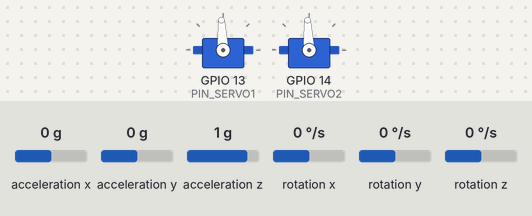
Bench run of a program on a simulated ESP32. Shown: 2 × servo. Wiring (inferred from the names in the program): MPU-6050 motion sensor at I2C address 0x68. Inputs (shaded band) come from the test bench; at power-on: acceleration x 0 g, acceleration y 0 g, acceleration z 1 g, rotation x 0 °/s, rotation y 0 °/s, rotation z 0 °/s. Servo pulses on a pin are drawn as a servo (544–2400 µs = 0–180°); what the program prints to the serial monitor is not drawn.

Above: at 3.5 s.
3.6 s: acceleration x set to -1.4 g
At 4.09 s:
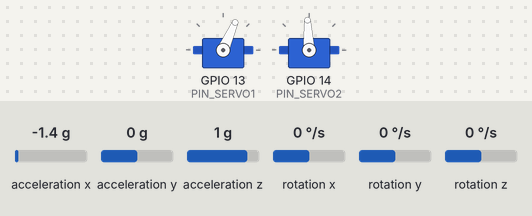
At 4.69 s:
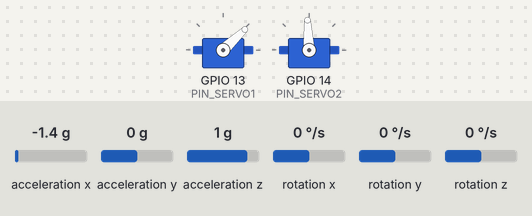
6.6 s: acceleration y set to -1.4 g
At 7.04 s:
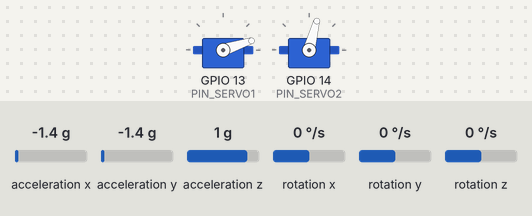
9.6 s: acceleration z set to -1.4 g
12.6 s: rotation x set to -100 °/s
At 13.45 s:
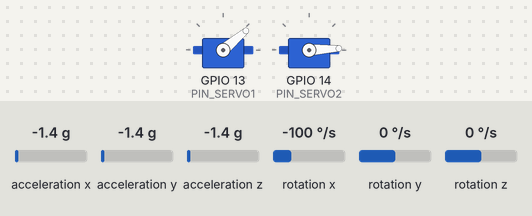
15.6 s: rotation y set to -192 °/s
18.6 s: rotation z set to -192 °/s
Timing chart, 0 to 22.6 s (numbered marks = the images above; inputs shaded):
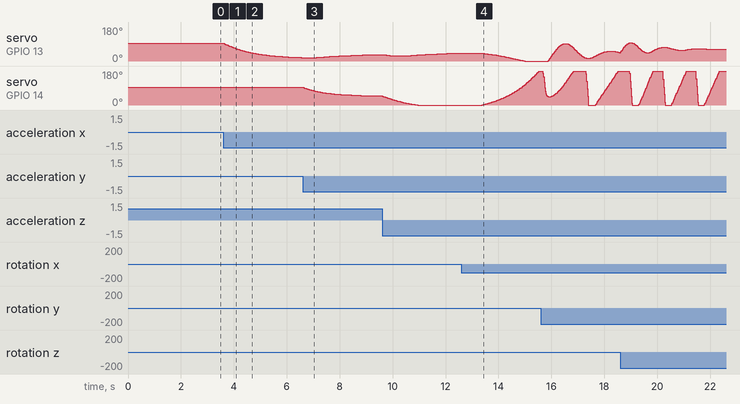

The program:

main.cpp
```cpp
/**
 * ============================================================
 *  ESP32 二轴头追云台
 * ------------------------------------------------------------
 *  手里拿着 MPU6050 姿态传感器，手腕怎么动，
 *  两个 SG90 舵机组成的云台就跟着怎么转。
 *
 *  硬件接线：
 *    MPU6050 : VCC -> ESP32 3.3V
 *              GND -> ESP32 GND
 *              SCL -> ESP32 GPIO22
 *              SDA -> ESP32 GPIO21
 *    舵机1(俯仰/上臂): 信号 -> GPIO13, 电源 -> 5V, GND -> GND
 *    舵机2(偏航/底座): 信号 -> GPIO14, 电源 -> 5V, GND -> GND
 *
 *  姿态解算：Mahony 互补滤波（纯内置库实现，无需联网下载任何库）
 *  舵机控制：ESP32 硬件 LEDC 输出 50Hz PWM
 *
 *  调试：串口 115200 输出 pitch/roll/yaw 与舵机角度
 * ============================================================
 */

#include <Arduino.h>
#include <Wire.h>

// ================== 引脚定义 ==================
#define PIN_SDA        21   // I2C 数据线（接 MPU6050 SDA）
#define PIN_SCL        22   // I2C 时钟线（接 MPU6050 SCL）
#define PIN_SERVO1     13   // 舵机1：俯仰（上臂，管抬头低头）
#define PIN_SERVO2     14   // 舵机2：偏航（底座，管左右转向）

// ================== MPU6050 寄存器 ==================
#define MPU_ADDR       0x68
#define REG_PWR_MGMT_1 0x6B   // 电源管理（唤醒用）
#define REG_SMPLRT_DIV 0x19   // 采样率分频
#define REG_CONFIG     0x1A   // 低通滤波
#define REG_GYRO_CFG   0x1B   // 陀螺仪量程
#define REG_ACCEL_CFG  0x1C   // 加速度计量程
#define REG_ACCEL_XH   0x3B   // 加速度数据起始地址
#define REG_GYRO_XH    0x43   // 陀螺仪数据起始地址

#define GYRO_SCALE     (500.0f / 32768.0f)   // 陀螺仪 ±500°/s 下每个 LSB 代表多少度/秒
#define ACCEL_SCALE    (4.0f / 32768.0f)     // 加速度计 ±4g 下每个 LSB 代表多少 g
#define DEG2RAD        (PI / 180.0f)
#define RAD2DEG        (180.0f / PI)

// ================== 舵机参数（SG90） ==================
#define SERVO_FREQ     50      // SG90 舵机刷新频率 50Hz（周期 20ms）
#define SERVO_US_MIN   500     // 0°   对应的脉宽（微秒）
#define SERVO_US_MAX   2500    // 180° 对应的脉宽（微秒）
#define SERVO_CENTER   90      // 上电默认角度

// ================== 姿态->舵机 映射配置 ==================
// 角度数组下标: 0=pitch(点头)  1=roll(歪头)  2=yaw(左右转)
// 如果发现"手左右转但云台不动/转错方向"，改下面 4 行即可，不用动其它代码
static int   SRC_SERVO1 = 0;   // 舵机1(俯仰) 跟随哪个姿态角: 0=pitch
static int   SRC_SERVO2 = 2;   // 舵机2(偏航) 跟随哪个姿态角: 2=yaw
static bool  INV_SERVO1 = true;    // 舵机1 方向反了改成 true（已开启：芯片下倾→云台上抬改为跟随）
static bool  INV_SERVO2 = false;   // 舵机2 方向反了改成 true

// 姿态角到舵机角的映射（增益放大）
// 原理：舵机角 = 90°(中位) + 姿态角 × 增益
// 增益 1.0 = 手转 1° 云台转 1°（1:1）；1.67 = 手转 30° 云台转 50°（小动作大响应）
#define MAP_GAIN_S1    1.33f   // 舵机1(俯仰) 增益：手抬 30° → 云台抬 40°
#define MAP_GAIN_S2    1.0f    // 舵机2(偏航) 增益：1.0 保持 1:1（想放大改成 1.67 即可）
#define DEADZONE_DEG     2.0f   // 输入死区：传感器角度靠近 0° 时不响应
#define SMOOTH_GAIN      0.15f  // 平滑系数（0~1，越小越平滑越迟钝；0.15=跟手且顺滑）
#define MAX_SPEED_DEG_S1 3.0f   // 舵机1(俯仰) 限速：值越大转得越快（3.0≈舵机全速，跟手）
#define MAX_SPEED_DEG_S2 3.0f   // 舵机2(偏航) 限速：跟手模式，随手而动
#define SERVO_DEADBAND   1.0f   // 防抖核心：目标角度与当前角度差小于 1° 就完全不动（既防抖又跟手）

// ================== Mahony 滤波参数 ==================
static const float Kp = 2.0f;   // 比例增益：加速度计纠正姿态的强度
static const float Ki = 0.05f;  // 积分增益：消除陀螺仪漂移
static float q0 = 1.0f, q1 = 0.0f, q2 = 0.0f, q3 = 0.0f;  // 四元数
static float iFBx = 0, iFBy = 0, iFBz = 0;                // 积分反馈

// 姿态角（度）
static float angPitch = 0, angRoll = 0, angYaw = 0;
// 当前输出的舵机角度
static float servo1Now = SERVO_CENTER, servo2Now = SERVO_CENTER;

// LEDC 通道
static int chServo1, chServo2;

// ================== 工具函数 ==================

// 写 MPU6050 寄存器
static void mpuWriteReg(uint8_t reg, uint8_t val) {
  Wire.beginTransmission(MPU_ADDR);
  Wire.write(reg);
  Wire.write(val);
  Wire.endTransmission();
}

// 读 MPU6050 寄存器
static uint8_t mpuReadReg(uint8_t reg) {
  Wire.beginTransmission(MPU_ADDR);
  Wire.write(reg);
  Wire.endTransmission(false);
  Wire.requestFrom((uint8_t)MPU_ADDR, (uint8_t)1, (uint8_t)true);
  return Wire.read();
}

// MPU6050 初始化（唤醒 + 配置量程和采样率）
static bool mpuInit() {
  Wire.beginTransmission(MPU_ADDR);
  if (Wire.endTransmission() != 0) {
    return false;   // I2C 上没发现 MPU6050
  }

  mpuWriteReg(REG_PWR_MGMT_1, 0x00);   // 退出睡眠，用内部 8MHz 时钟
  delay(50);
  mpuWriteReg(REG_SMPLRT_DIV, 0x01);   // 采样率 = 1kHz/(1+1) = 500Hz
  mpuWriteReg(REG_CONFIG, 0x02);       // DLPF 92Hz（滤掉高频噪声）
  mpuWriteReg(REG_GYRO_CFG, 0x08);     // 陀螺仪 ±500°/s
  mpuWriteReg(REG_ACCEL_CFG, 0x08);    // 加速度计 ±4g
  delay(100);
  return true;
}

// 读取原始数据（加速度 3 轴 + 陀螺仪 3 轴）
static void mpuReadRaw(int16_t *ax, int16_t *ay, int16_t *az,
                       int16_t *gx, int16_t *gy, int16_t *gz) {
  Wire.beginTransmission(MPU_ADDR);
  Wire.write(REG_ACCEL_XH);
  Wire.endTransmission(false);
  Wire.requestFrom((uint8_t)MPU_ADDR, (uint8_t)14, (uint8_t)true);
  *ax = (int16_t)((Wire.read() << 8) | Wire.read());
  *ay = (int16_t)((Wire.read() << 8) | Wire.read());
  *az = (int16_t)((Wire.read() << 8) | Wire.read());
  // 跳过温度 2 字节
  Wire.read(); Wire.read();
  *gx = (int16_t)((Wire.read() << 8) | Wire.read());
  *gy = (int16_t)((Wire.read() << 8) | Wire.read());
  *gz = (int16_t)((Wire.read() << 8) | Wire.read());
}

// ================== Mahony 互补滤波 ==================
static void mahonyUpdate(float gx, float gy, float gz,   // 度/秒
                         float ax, float ay, float az,   // g
                         float dt) {
  float norm, halfvx, halfvy, halfvz;
  float halfex, halfey, halfez;
  float qa, qb, qc;

  gx *= DEG2RAD; gy *= DEG2RAD; gz *= DEG2RAD;   // 转弧度/秒

  // 由四元数算出"期望的重力方向"（向量叉积用的中间量）
  halfvx = q1 * q3 - q0 * q2;
  halfvy = q0 * q1 + q2 * q3;
  halfvz = q0 * q0 - 0.5f + q3 * q3;

  // 加速度计测出的实际重力方向，归一化成长度为 1 的向量
  norm = sqrtf(ax * ax + ay * ay + az * az);
  if (norm == 0.0f) return;
  norm = 1.0f / norm;
  ax *= norm; ay *= norm; az *= norm;

  // 两个方向的叉积 = 姿态误差
  halfex = (ay * halfvz - az * halfvy);
  halfey = (az * halfvx - ax * halfvz);
  halfez = (ax * halfvy - ay * halfvx);

  // 积分项：慢慢修正陀螺仪漂移
  if (Ki > 0.0f) {
    iFBx += Ki * halfex * dt;
    iFBy += Ki * halfey * dt;
    iFBz += Ki * halfez * dt;
    gx += iFBx; gy += iFBy; gz += iFBz;
  } else {
    iFBx = iFBy = iFBz = 0;
  }

  // 比例项：立即把姿态拉向加速度计判断的方向
  gx += Kp * halfex;
  gy += Kp * halfey;
  gz += Kp * halfez;

  // 四元数积分（一阶龙格库塔），把角速度变成姿态角增量
  qa = q0; qb = q1; qc = q2;
  q0 += (-qb * gx - qc * gy - q3 * gz) * 0.5f * dt;
  q1 += ( qa * gx + qc * gz - q3 * gy) * 0.5f * dt;
  q2 += ( qa * gy - qb * gz + q3 * gx) * 0.5f * dt;
  q3 += ( qa * gz + qb * gy - qc * gx) * 0.5f * dt;

  // 归一化四元数，防止数值漂移
  norm = sqrtf(q0 * q0 + q1 * q1 + q2 * q2 + q3 * q3);
  norm = 1.0f / norm;
  q0 *= norm; q1 *= norm; q2 *= norm; q3 *= norm;
}

// 四元数 -> 欧拉角（度）
static void quat2Euler() {
  // 防止 asinf 参数超出 [-1,1] 导致 NaN
  float sinp = 2.0f * (q0 * q2 - q3 * q1);
  if (sinp > 1.0f) sinp = 1.0f;
  if (sinp < -1.0f) sinp = -1.0f;

  angPitch = asinf(sinp) * RAD2DEG;                                   // 俯仰
  angRoll  = atan2f(2.0f * (q0 * q1 + q2 * q3),
                    1.0f - 2.0f * (q1 * q1 + q2 * q2)) * RAD2DEG;      // 横滚
  angYaw   = atan2f(2.0f * (q0 * q3 + q1 * q2),
                    1.0f - 2.0f * (q2 * q2 + q3 * q3)) * RAD2DEG;      // 偏航
}

// ================== 舵机 PWM ==================
// 微秒脉宽 -> LEDC 占空比（16bit）
static uint32_t us2duty(float us) {
  return (uint32_t)(us * 65535.0f / 1000000.0f / (1.0f / SERVO_FREQ));
}

// 舵机角度 -> 脉宽微秒（线性）
static float deg2us(float deg) {
  return SERVO_US_MIN + (SERVO_US_MAX - SERVO_US_MIN) * deg / 180.0f;
}

// 写舵机角度
static void servoWrite(int ch, float deg) {
  if (deg < 0) deg = 0;
  if (deg > 180) deg = 180;
  ledcWrite(ch, us2duty(deg2us(deg)));
}

// ================== 角度映射与平滑 ==================
// 姿态角 -> 目标舵机角（带死区 + 增益放大 + 行程限位）
static float angleToServo(float in, bool invert, float gain) {
  if (invert) in = -in;
  // 死区：靠近中间时不做微小响应
  if (fabsf(in) < DEADZONE_DEG) in = 0.0f;
  float out = 90.0f + in * gain;   // 中心 90°，按增益放大
  if (out < 0.0f) out = 0.0f;      // 限位：不能超过舵机物理行程
  if (out > 180.0f) out = 180.0f;
  return out;
}

// 指数平滑 + 限速 + 目标死区，输出最终舵机角度
// maxSpeed: 该舵机的最大转速（度/周期）
static float smoothServo(float target, float now, float maxSpeed) {
  // 目标没变化超过死区 → 完全不动（这是消除"刺啦刺啦"的关键）
  if (fabsf(target - now) < SERVO_DEADBAND) return now;
  float next = now + (target - now) * SMOOTH_GAIN;   // 一阶低通
  float delta = next - now;
  if (delta >  maxSpeed) delta =  maxSpeed;   // 限速
  if (delta < -maxSpeed) delta = -maxSpeed;
  return now + delta;
}

// ================== 主程序 ==================
void setup() {
  Serial.begin(115200);
  delay(200);
  Serial.println(F("\n==== ESP32 二轴头追云台 ===="));

  Wire.begin(PIN_SDA, PIN_SCL);        // 指定 I2C 引脚
  Wire.setClock(400000);               // 400kHz 快速模式

  if (!mpuInit()) {
    Serial.println(F("[错误] 没找到 MPU6050！请检查 SDA/SCL 接线和 3.3V 供电。"));
    while (1) { delay(1000); }         // 死等，方便排查
  }
  Serial.println(F("[OK] MPU6050 初始化成功 (500Hz)"));

  // 舵机 PWM：50Hz，16bit 分辨率
  chServo1 = 0; ledcSetup(chServo1, SERVO_FREQ, 16); ledcAttachPin(PIN_SERVO1, chServo1);
  chServo2 = 1; ledcSetup(chServo2, SERVO_FREQ, 16); ledcAttachPin(PIN_SERVO2, chServo2);
  servoWrite(chServo1, SERVO_CENTER);
  servoWrite(chServo2, SERVO_CENTER);
  Serial.println(F("[OK] 舵机已归中 (90°)"));
  Serial.println(F("请把 MPU6050 放平，等待 2 秒让姿态收敛..."));

  // 给滤波和舵机 2 秒稳定时间
  uint32_t t0 = millis();
  while (millis() - t0 < 2000) {
    int16_t ax, ay, az, gx, gy, gz;
    mpuReadRaw(&ax, &ay, &az, &gx, &gy, &gz);
    uint32_t now = micros();
    static uint32_t last = now;
    float dt = (now - last) / 1000000.0f;
    last = now;
    if (dt <= 0.0f || dt > 0.01f) dt = 0.002f;   // 兜底
    mahonyUpdate(gx * GYRO_SCALE, gy * GYRO_SCALE, gz * GYRO_SCALE,
                 ax * ACCEL_SCALE, ay * ACCEL_SCALE, az * ACCEL_SCALE, dt);
  }
  quat2Euler();
  Serial.println(F("[OK] 就绪！现在转动 MPU6050 试试，云台会跟随你的手。"));
}

void loop() {
  // 1) 读传感器
  int16_t ax, ay, az, gx, gy, gz;
  mpuReadRaw(&ax, &ay, &az, &gx, &gy, &gz);

  // 2) 姿态解算（dt 用真实时间，保持稳定）
  uint32_t now = micros();
  static uint32_t last = now;
  float dt = (now - last) / 1000000.0f;
  last = now;
  if (dt <= 0.0f || dt > 0.01f) dt = 0.002f;
  mahonyUpdate(gx * GYRO_SCALE, gy * GYRO_SCALE, gz * GYRO_SCALE,
               ax * ACCEL_SCALE, ay * ACCEL_SCALE, az * ACCEL_SCALE, dt);
  quat2Euler();

  // 3) 姿态角 -> 舵机目标角 -> 平滑输出
  float ang[3] = { angPitch, angRoll, angYaw };
  float t1 = angleToServo(ang[SRC_SERVO1], INV_SERVO1, MAP_GAIN_S1);
  float t2 = angleToServo(ang[SRC_SERVO2], INV_SERVO2, MAP_GAIN_S2);
  servo1Now = smoothServo(t1, servo1Now, MAX_SPEED_DEG_S1);
  servo2Now = smoothServo(t2, servo2Now, MAX_SPEED_DEG_S2);
  // 钳到合法范围（0~180°），防止显示超限值误导
  servo1Now = constrain(servo1Now, 0.0f, 180.0f);
  servo2Now = constrain(servo2Now, 0.0f, 180.0f);
  servoWrite(chServo1, servo1Now);
  servoWrite(chServo2, servo2Now);

  // 4) 串口调试输出（约每 50ms 打印一次）
  static uint32_t lastPrint = 0;
  if (millis() - lastPrint >= 50) {
    lastPrint = millis();
    Serial.printf("pitch=%6.1f  roll=%6.1f  yaw=%6.1f  |  舵机1=%5.1f  舵机2=%5.1f\n",
                  angPitch, angRoll, angYaw, servo1Now, servo2Now);
  }
}
```

Measured:
- after the input at 3.6 s, servo on GPIO 13 (PIN_SERVO1): moves from 93° to 18° over 2.9 s, starting after 0.05 s
- after the input at 6.6 s, servo on GPIO 14 (PIN_SERVO2): moves from 93° to 48° over 2.7 s, starting at once
- after the input at 12.6 s, servo on GPIO 14 (PIN_SERVO2): moves from 0° to 180° over 2.1 s, starting after 0.78 s
